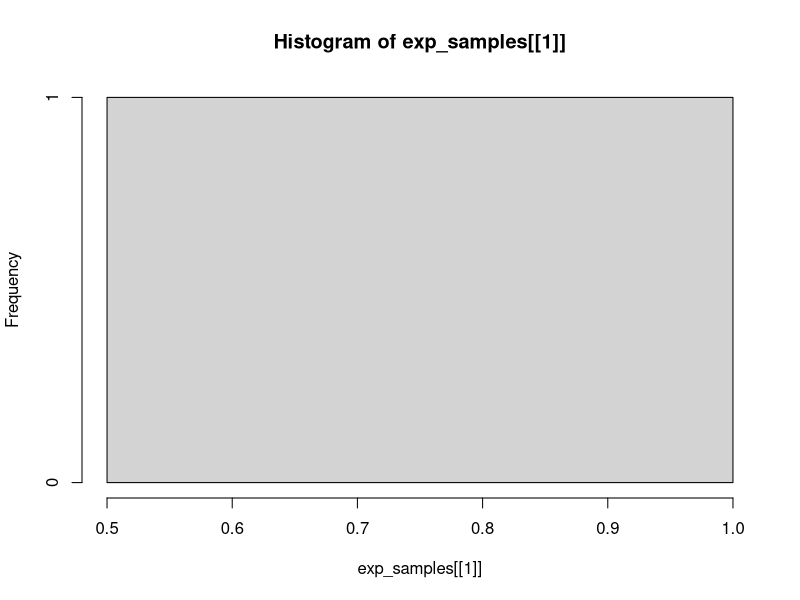
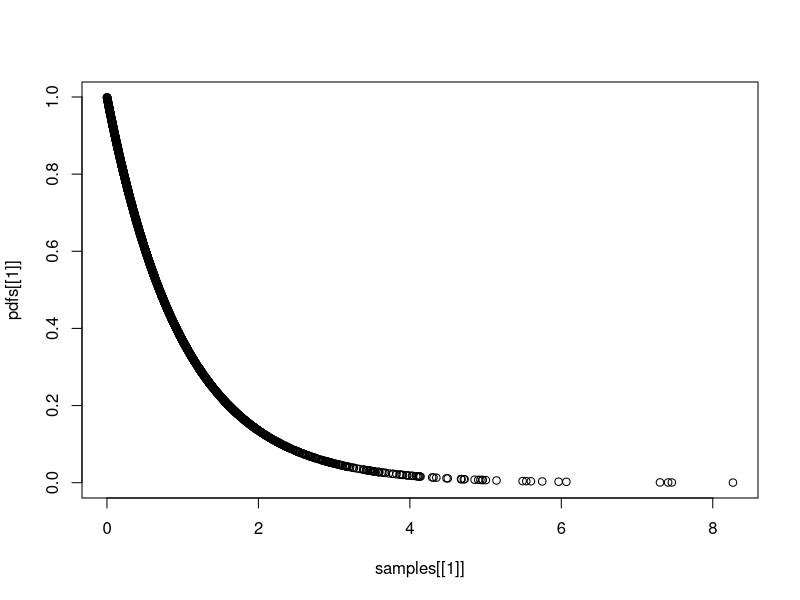
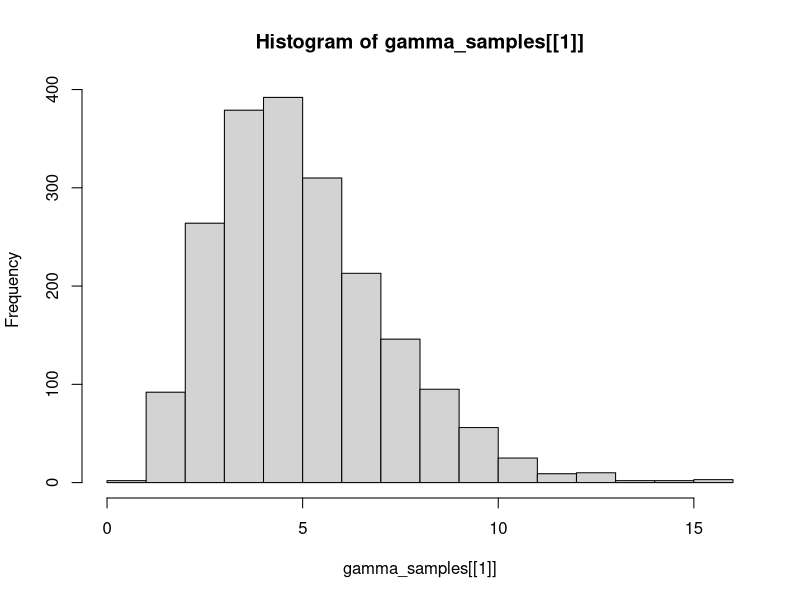
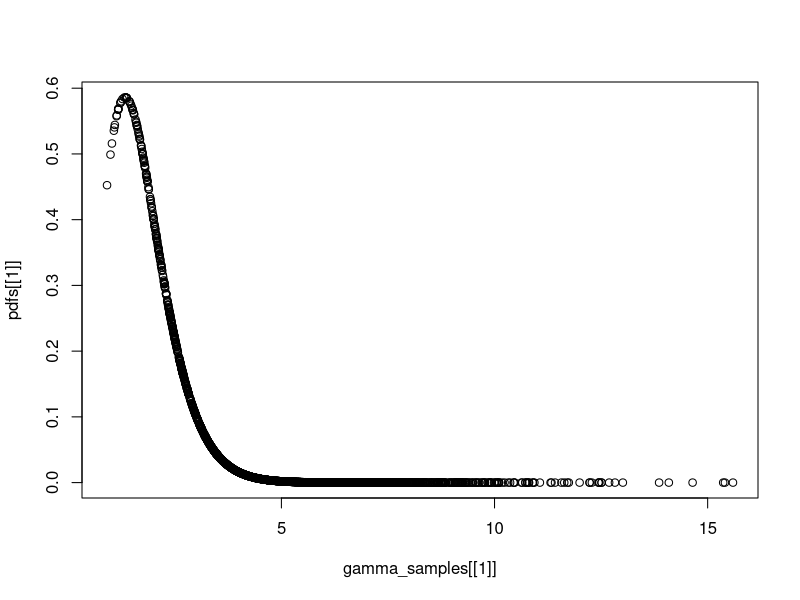

R code for these plots, in order:
num.samples <- 2000
sample.size <- 2000
#Q1
lambda <- 1
samples <- list()
for (i in 1:num.samples) {
  exp_samples <- rep(NA, sample.size)
  U <- runif(sample.size, 0, 1)
  for (j in 1:sample.size) {
    exp_samples[j] = -log(1-U[j]/lambda)
  }
  samples[[i]] <- exp_samples
}

pdfs <- list()
for (i in 1:length(samples)) {
  pdfs[[i]] <- dexp(samples[[i]], rate=lambda)
}

hist(exp_samples[[1]])
plot(x=samples[[1]],y=pdfs[[1]], type="p")

tests <- rep(NA, num.samples)
for (i in 1:num.samples) {
  ksresults <- ks.test(samples[[i]], "pexp")
  tests[i] <- ksresults$p.value
}

mean(tests)
min(tests)
max(tests)

#Q2
k <- 5
lambda <- 3
gamma_samples <- list()
for (i in 1:num.samples) {
  sum <- rep(0, k)
  index <- sample(1:num.samples, k)
  for (j in 1:k) {
    sum <- sum + samples[[index[j]]]
  }
  gamma_samples[[i]] <- sum
}

pdfs <- list()
for (i in 1:length(gamma_samples)) {
  pdfs[[i]] <- dgamma(gamma_samples[[i]], shape = k, rate = lambda)
}

hist(gamma_samples[[1]])
plot(gamma_samples[[1]], pdfs[[1]], type = "p")

tests <- rep(NA, num.samples)
for (i in 1:num.samples) {
  ksresults <- ks.test(gamma_samples[[i]], "pgamma", k, lambda)
  tests[i] <- ksresults$p.value
}

mean(tests)
min(tests)
max(tests)